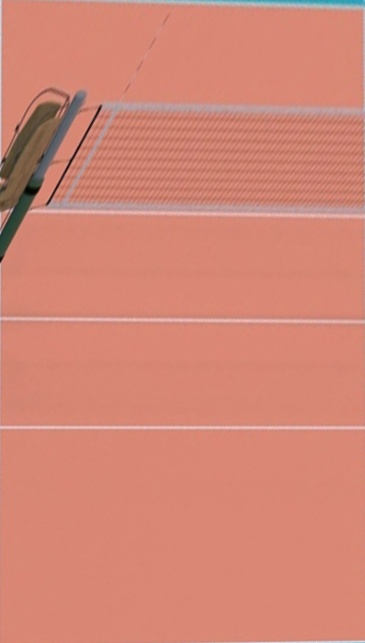
#> input picture output_images/perspective_output.jpg, 365 x 643 px
$ python perspective.py
#> lines starting #> are read from the running program, lines starting #| are printed output that depends on the picture
#> the answer given: ../output_images/perspective_output.jpg
import numpy as np
import matplotlib.pyplot as plt
import cv2 as cv
import os
import tkinter as tk
from tkinter import filedialog

class PointSelector:
    def __init__(self, image_path, num_points=4, label="pts"):
#> called with image_path = '../output_images/perspective_output.jpg', num_points = 4, label = 'pts1'
        self.img = cv.imread(image_path)
#> self.img is the input picture: shape (643, 365, 3); mean B, G, R 117.2, 134, 210.7
        if self.img is None:
            print(f"Không tìm thấy ảnh: {image_path}")
            return

        self.points = []
        self.num_points = num_points
        self.label = label
        self.window_name = f"Chọn {num_points} điểm ({label}) bằng cách click chuột"
        self.display_img = self.img.copy()
        self.action = None
        self.draw_ui()

    def draw_ui(self):
        """Vẽ các nút lên hiển thị"""
        # Save button
        cv.rectangle(self.display_img, (10, 10), (80, 40), (0, 255, 0), -1)
        cv.putText(self.display_img, "Save", (20, 30), cv.FONT_HERSHEY_SIMPLEX, 0.6, (0, 0, 0), 2)

        # Reset button
        cv.rectangle(self.display_img, (90, 10), (170, 40), (0, 255, 255), -1)
        cv.putText(self.display_img, "Reset", (100, 30), cv.FONT_HERSHEY_SIMPLEX, 0.6, (0, 0, 0), 2)

        # Quit button
        cv.rectangle(self.display_img, (180, 10), (250, 40), (0, 0, 255), -1)
        cv.putText(self.display_img, "Quit", (190, 30), cv.FONT_HERSHEY_SIMPLEX, 0.6, (255, 255, 255), 2)
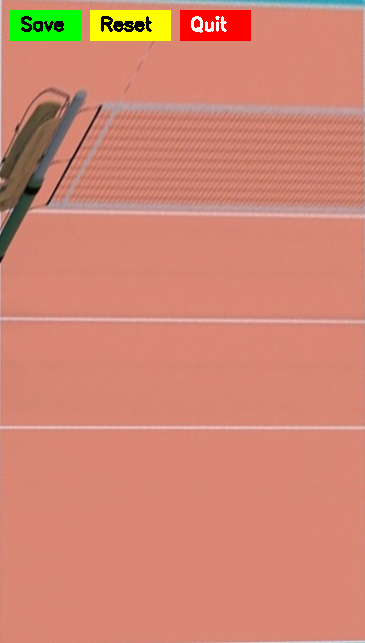
#> self.display_img: shape (643, 365, 3); mean B, G, R 114.1, 134.6, 209

    # [24 lines left out: function mouse_callback, not called in this run]

    def select(self):
        """Bắt đầu chọn điểm"""
        if self.img is None:
            return None

        cv.imshow(self.window_name, self.display_img)
        cv.setMouseCallback(self.window_name, self.mouse_callback)

        print(f"\nHướng dẫn ({self.label}):")
        print(f"- Click vào {self.num_points} điểm")
        print("- Nhấn 's' hoặc click 'Save' để lưu")
        print("- Nhấn 'r' hoặc click 'Reset' để reset")
        print("- Nhấn 'q' hoặc click 'Quit' để thoát")

        while True:
            key = cv.waitKey(10) & 0xFF
#> (key q is pressed here)

            # Xử lý sự kiện từ phím hoặc chuột
            if key == ord('s') or self.action == 'save':
                self.action = None
                if len(self.points) == self.num_points:
                    break
                else:
                    print(f"Chỉ chọn được {len(self.points)} điểm, cần {self.num_points} điểm!")

            elif key == ord('r') or self.action == 'reset':
                self.action = None
                self.points = []
                self.display_img = self.img.copy()
                self.draw_ui()
                print("Đã reset!")
                cv.imshow(self.window_name, self.display_img)

            elif key == ord('q') or self.action == 'quit':
                self.action = None
                print("Hủy chọn!")
                self.points = []
                break

        cv.destroyAllWindows()
        return self.points

# [58 lines left out: functions calculate_pts2_from_pts1, apply_perspective_transform, not called in this run]

def main():
    print("="*50)
    print("   PHÉP BIẾN ĐỔI PERSPECTIVE - CHỌN ĐIỂM TỪ ẢNH")
    print("="*50)

    # Ẩn cửa sổ chính tkinter
    root = tk.Tk()
    root.withdraw()

    # Mở hộp thoại chọn ảnh
    image_path = filedialog.askopenfilename(
        title="Chọn hình ảnh",
        filetypes=[
            ("Image files", "*.jpg *.jpeg *.png *.bmp *.tif *.tiff"),
            ("All files", "*.*")
        ]
    )
    if not image_path:
        print("❌ Chưa chọn ảnh, hủy bỏ!")
        return

    # Chọn pts1 từ ảnh (4 điểm)
    print("\n>>> Chọn pts1 (4 góc của vùng cần biến đổi)")
    selector1 = PointSelector(image_path, num_points=4, label="pts1")
    pts1 = selector1.select()

    if not pts1 or len(pts1) != 4:
        print("❌ Hủy bỏ!")
        return

    # pts2 sẽ được tính tự động từ pts1
    print("\n>>> pts2 sẽ được tính tự động từ khoảng cách các điểm...")
    apply_perspective_transform(image_path, pts1)

if __name__ == "__main__":
    main()
